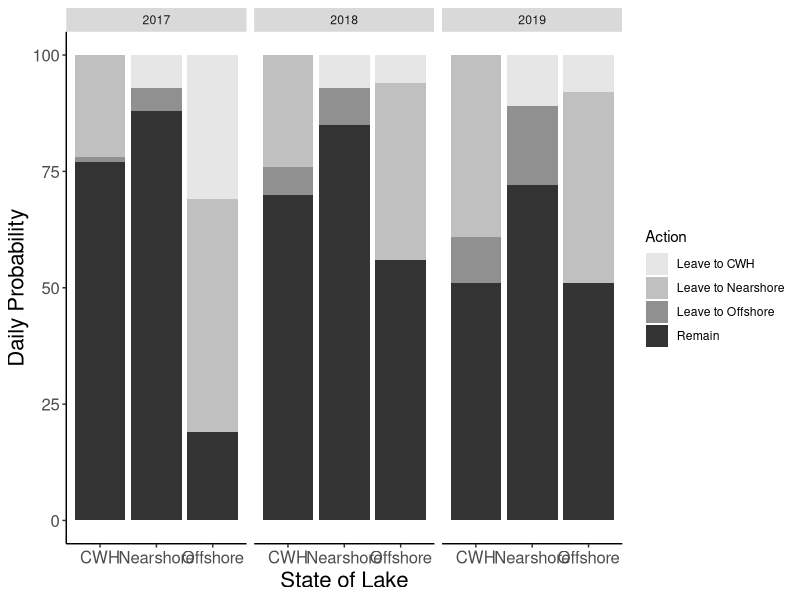

Generate this figure with R: (Note: this script raises an error after producing the figure.)
#Testing diet goodies 
library(ggplot2)
#Example code 

Allfish <- data.frame(year=c("2017","2017","2017","2018","2018","2018", "2019", "2019", "2019","2017","2017","2017","2017","2017","2017","2018","2018","2018","2018","2018","2018","2019", "2019", "2019","2019", "2019", "2019"), 
                      state=factor(c("CWH","Offshore","Nearshore")),
                      totalprob = c(100),
                      prob = c(77,19,88,70,56,85,51,51,72,1,50,7,22,31,5,6,38,7,24,6,8,10,41,11,39,8,17),
                     action = factor(c("Remain","Remain","Remain","Remain","Remain","Remain","Remain","Remain","Remain","Leave to Offshore","Leave to Nearshore","Leave to CWH","Leave to Nearshore","Leave to CWH","Leave to Offshore","Leave to Offshore","Leave to Nearshore","Leave to CWH","Leave to Nearshore","Leave to CWH","Leave to Offshore","Leave to Offshore","Leave to Nearshore","Leave to CWH","Leave to Nearshore","Leave to CWH","Leave to Offshore")))
ggplot(data=Allfish, aes(x=state,y= prob, fill = action))+
  geom_bar(position="stack", stat="identity") +
  facet_grid(~year) +
  theme(panel.grid.major = element_blank(), panel.grid.minor = element_blank(), axis.title=element_text(size=16), axis.text=element_text(size=12),
        panel.background = element_blank(), axis.line = element_line(colour = "black"))+
  scale_fill_grey(start=0.9, end=0.2)+ 
  xlab("State of Lake") + ylab("Daily Probability") + labs(fill= "Action")

#Actual code 

#Full number 
ggplot(data=actual_camp_diet, aes(x=basin,y= diet_count, fill = diet_comp))+
  geom_bar(position="stack", stat="identity")

#As a percent 
ggplot(data=actual_camp_diet, aes(x=basin,y= rel_percent, fill = diet_comp2))+
  geom_bar(position="stack", stat="identity")

#Facet wrap by size (less than 305 = small )
ggplot(data=actual_camp_diet, aes(x=basin,y= rel_percent, fill = diet_comp))+
  geom_bar(position="stack", stat="identity") + 
  facet_grid(~size)

#Fooling around with pie charts 
ggplot(data=actual_camp_diet, aes(x="",y= rel_percent, fill = diet_comp2))+
  geom_bar(stat="identity", width=1)+ 
  coord_polar("y", start=0) +
  theme_void() + 
  facet_grid(~basin)


+
  facet_grid(~year) +
  theme(panel.grid.major = element_blank(), panel.grid.minor = element_blank(), axis.title=element_text(size=16), axis.text=element_text(size=12),
        panel.background = element_blank(), axis.line = element_line(colour = "black"))+
  scale_fill_grey(start=0.9, end=0.2)+ 
  xlab("State of Lake") + ylab("Daily Probability") + labs(fill= "Action")